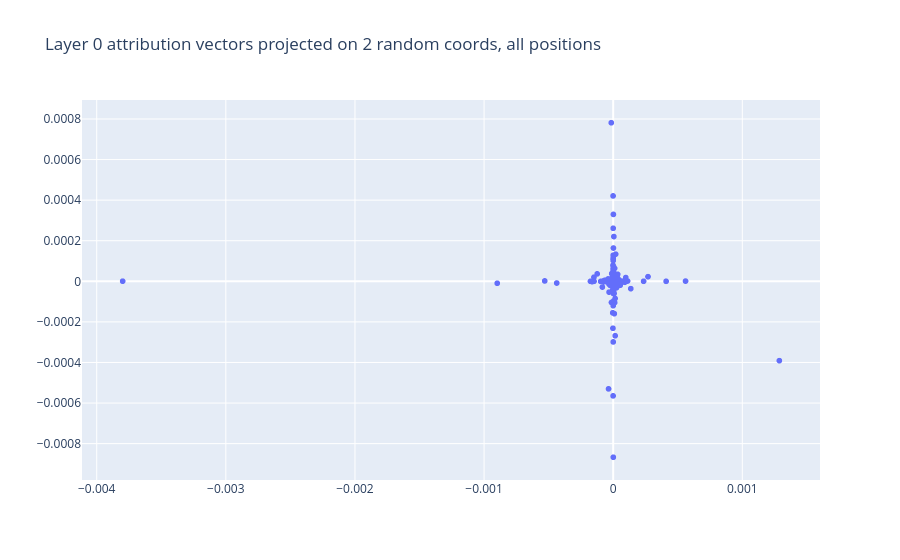
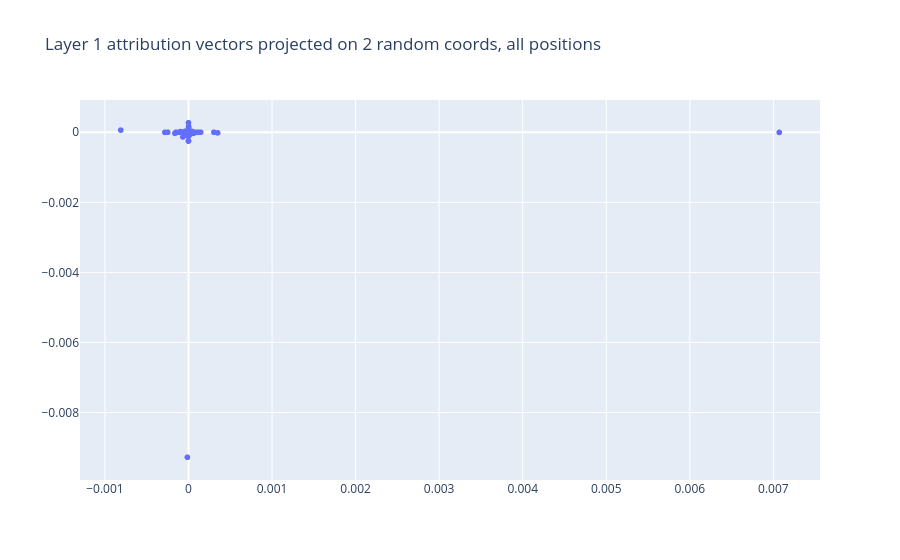

The notebook cell these images were saved under, in order:
### Code cell
for l in range(3):
    scatter(
        x=x_points[l],
        y=y_points[l],
        xaxis="",
        yaxis="",
        title=f"Layer {str(l)} attribution vectors projected on 2 random coords, all positions"
    )

### Figure 1 — Plotly figure (JSON) as saved in the notebook; plotly's stock layout.template omitted (floating-point values rounded to 4 significant figures; data arrays with more than 128 entries replaced by an {"elided": "..."} marker saying what was removed)
{"data": [{"hovertemplate": "=%{y}<extra></extra>", "legendgroup": "", "marker": {"color": "#636efa", "symbol": "circle"}, "mode": "markers", "name": "", "showlegend": false, "type": "scattergl", "x": {"elided": "11520 float values"}, "xaxis": "x", "y": {"elided": "11520 float values"}, "yaxis": "y"}], "layout": {"legend": {"tracegroupgap": 0}, "title": {"text": "Layer 0 attribution vectors projected on 2 random coords, all positions"}, "xaxis": {"anchor": "y", "domain": [0, 1], "title": {"text": ""}}, "yaxis": {"anchor": "x", "domain": [0, 1], "title": {"text": ""}}}}

### Figure 2 — Plotly figure (JSON) as saved in the notebook; plotly's stock layout.template omitted (floating-point values rounded to 4 significant figures; data arrays with more than 128 entries replaced by an {"elided": "..."} marker saying what was removed)
{"data": [{"hovertemplate": "=%{y}<extra></extra>", "legendgroup": "", "marker": {"color": "#636efa", "symbol": "circle"}, "mode": "markers", "name": "", "showlegend": false, "type": "scattergl", "x": {"elided": "11520 float values"}, "xaxis": "x", "y": {"elided": "11520 float values"}, "yaxis": "y"}], "layout": {"legend": {"tracegroupgap": 0}, "title": {"text": "Layer 1 attribution vectors projected on 2 random coords, all positions"}, "xaxis": {"anchor": "y", "domain": [0, 1], "title": {"text": ""}}, "yaxis": {"anchor": "x", "domain": [0, 1], "title": {"text": ""}}}}
